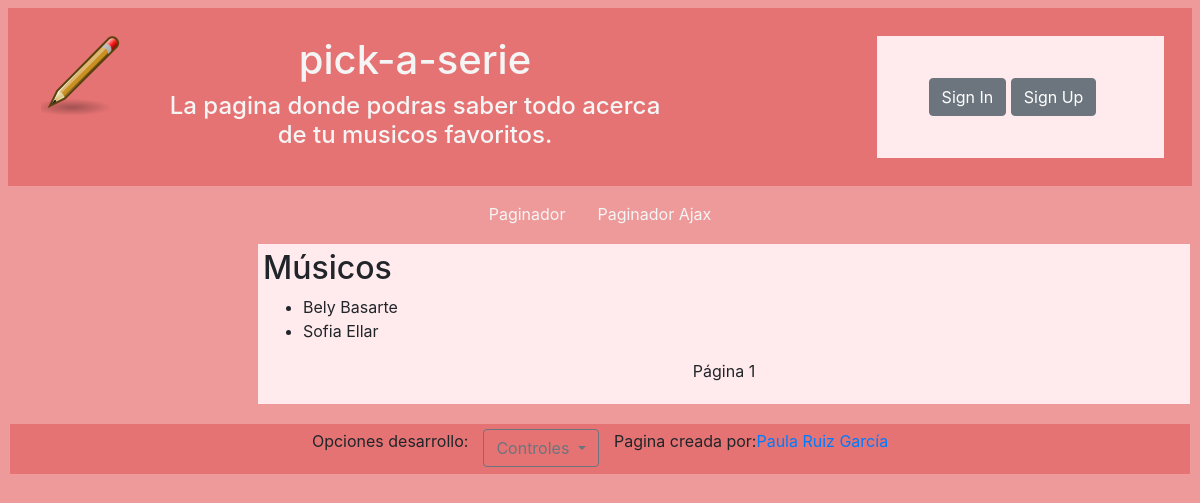
The app's page /p5/paginadorajax, older data.
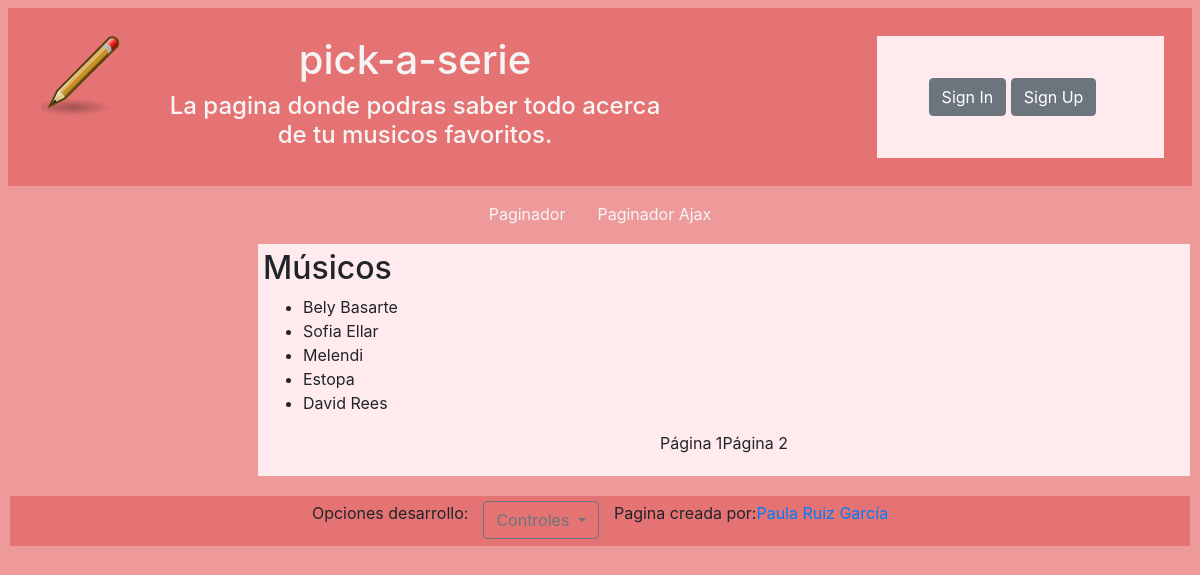
The same page, newer data.
### práctica_05/models.py (models this page shows, shortened)
class Musico(models.Model):
    voz = "voz"
    piano = "piano"
    bajo = "bajo"
    bateria = "bateria"
    guitarra = "guitarra"
    instrumentos = (
            (voz, "voz"),
            (piano, "piano"),
            (bajo, "bajo"),
            (bateria, "bateria"),
            (guitarra, "guitarra"),
        )
    nombre = models.CharField(max_length=20, blank=False)
    fec_nacimiento = models.DateField(blank=False)
    instrumento = models.CharField(
        default=voz,
        choices=instrumentos,
        max_length= 30,
        blank=False,
    )
    grupos = models.ManyToManyField('Grupo', blank=True)

### práctica_05/views.py (the view)
def paginador_ajax(request):
	iterador = Musico.objects.all()
	iterador_final = Musico.objects.all()[0:5]
	musicos_por_pag = 5
	num_paginas = iterador.count() % musicos_por_pag
	if num_paginas == 0:
		paginador = range(1, int(iterador.count() / musicos_por_pag + 1))
	else:
		paginador = range(1, int(iterador.count() / musicos_por_pag + 2))
	if request.user.is_authenticated:
		context = {
			"lista": list(iterador_final),
			"paginador": paginador,
			"username":request.user.username
		}
	else:
		context = {
			"lista": list(iterador_final),
			"paginador": paginador,
		}
	return render(request, 'musicos_ajax.html', context)

### templates/musicos_ajax.html (shortened to what this page needs)
{% extends "base.html" %}
{% load static %}
{% block main %}
<h2>Músicos</h2>
<ul id="lista_musicos">
  	{% for i in lista %}
  		<li>{{ i.nombre }}</li>
  	{% endfor %}
</ul>
<ul class="pagination pagination-sm justify-content-center">
    {% for i in paginador %}
    	<li >
    		<a onclick="clickPaginador({{i}})" id="paginador{{i}}"> Página {{i}}</a>
    	</li>
    {% endfor %}
</ul>
{% endblock %}

Row changes from the older to the newer data that the page shows:
added Musico: nombre "Melendi"
added Musico: nombre "Estopa"
added Musico: nombre "David Rees"
Text that changed along with them:
new list line: "Página 2"
